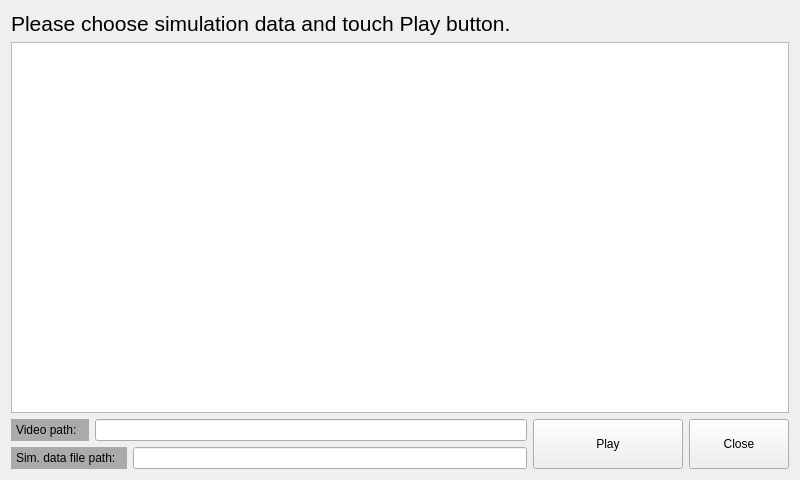
<?xml version="1.0" encoding="UTF-8"?>
<ui version="4.0">
 <class>Simulation</class>
 <widget class="QWidget" name="Simulation">
  <property name="windowModality">
   <enum>Qt::WindowModal</enum>
  </property>
  <property name="geometry">
   <rect>
    <x>0</x>
    <y>0</y>
    <width>800</width>
    <height>480</height>
   </rect>
  </property>
  <property name="minimumSize">
   <size>
    <width>0</width>
    <height>0</height>
   </size>
  </property>
  <property name="baseSize">
   <size>
    <width>740</width>
    <height>115</height>
   </size>
  </property>
  <property name="windowTitle">
   <string>Simulation</string>
  </property>
  <property name="styleSheet">
   <string notr="true"/>
  </property>
  <layout class="QGridLayout" name="gridLayout_2">
   <item row="0" column="0">
    <layout class="QVBoxLayout" name="verticalLayout" stretch="0,10,1">
     <item>
      <widget class="QLabel" name="label_2">
       <property name="font">
        <font>
         <pointsize>16</pointsize>
        </font>
       </property>
       <property name="text">
        <string>Please choose simulation data and touch Play button.</string>
       </property>
      </widget>
     </item>
     <item>
      <widget class="QListWidget" name="simDataList">
       <property name="cursor" stdset="0">
        <cursorShape>CrossCursor</cursorShape>
       </property>
       <property name="whatsThis">
        <string notr="true"/>
       </property>
       <property name="iconSize">
        <size>
         <width>80</width>
         <height>80</height>
        </size>
       </property>
       <property name="flow">
        <enum>QListView::LeftToRight</enum>
       </property>
       <property name="isWrapping" stdset="0">
        <bool>true</bool>
       </property>
       <property name="resizeMode">
        <enum>QListView::Adjust</enum>
       </property>
       <property name="spacing">
        <number>8</number>
       </property>
       <property name="viewMode">
        <enum>QListView::IconMode</enum>
       </property>
       <property name="uniformItemSizes">
        <bool>true</bool>
       </property>
      </widget>
     </item>
     <item>
      <layout class="QHBoxLayout" name="horizontalLayout">
       <property name="leftMargin">
        <number>0</number>
       </property>
       <property name="topMargin">
        <number>0</number>
       </property>
       <property name="rightMargin">
        <number>0</number>
       </property>
       <property name="bottomMargin">
        <number>0</number>
       </property>
       <item>
        <layout class="QVBoxLayout" name="verticalLayout_3">
         <property name="leftMargin">
          <number>0</number>
         </property>
         <property name="topMargin">
          <number>0</number>
         </property>
         <property name="rightMargin">
          <number>0</number>
         </property>
         <property name="bottomMargin">
          <number>0</number>
         </property>
         <item>
          <layout class="QHBoxLayout" name="horizontalLayout_3">
           <property name="leftMargin">
            <number>0</number>
           </property>
           <property name="topMargin">
            <number>0</number>
           </property>
           <property name="rightMargin">
            <number>0</number>
           </property>
           <property name="bottomMargin">
            <number>0</number>
           </property>
           <item>
            <widget class="QLabel" name="label">
             <property name="styleSheet">
              <string notr="true">background: #AAAAAA;
padding: 2px;
color: #000;
</string>
             </property>
             <property name="text">
              <string>Video path:  </string>
             </property>
            </widget>
           </item>
           <item>
            <widget class="QLineEdit" name="simDataPathLabel">
             <property name="readOnly">
              <bool>true</bool>
             </property>
            </widget>
           </item>
          </layout>
         </item>
         <item>
          <layout class="QHBoxLayout" name="horizontalLayout_4">
           <property name="leftMargin">
            <number>0</number>
           </property>
           <property name="topMargin">
            <number>0</number>
           </property>
           <property name="rightMargin">
            <number>0</number>
           </property>
           <property name="bottomMargin">
            <number>0</number>
           </property>
           <item>
            <widget class="QLabel" name="label_3">
             <property name="styleSheet">
              <string notr="true">background: #AAAAAA;
padding: 2px;
color: #000;
</string>
             </property>
             <property name="text">
              <string>Sim. data file path:  </string>
             </property>
            </widget>
           </item>
           <item>
            <widget class="QLineEdit" name="videoPathLabel">
             <property name="readOnly">
              <bool>true</bool>
             </property>
            </widget>
           </item>
          </layout>
         </item>
        </layout>
       </item>
       <item>
        <widget class="QPushButton" name="playBtn">
         <property name="sizePolicy">
          <sizepolicy hsizetype="Minimum" vsizetype="Expanding">
           <horstretch>0</horstretch>
           <verstretch>0</verstretch>
          </sizepolicy>
         </property>
         <property name="minimumSize">
          <size>
           <width>150</width>
           <height>0</height>
          </size>
         </property>
         <property name="text">
          <string>Play</string>
         </property>
        </widget>
       </item>
       <item>
        <widget class="QPushButton" name="closeBtn">
         <property name="sizePolicy">
          <sizepolicy hsizetype="Minimum" vsizetype="Expanding">
           <horstretch>0</horstretch>
           <verstretch>0</verstretch>
          </sizepolicy>
         </property>
         <property name="minimumSize">
          <size>
           <width>100</width>
           <height>0</height>
          </size>
         </property>
         <property name="text">
          <string>Close</string>
         </property>
        </widget>
       </item>
      </layout>
     </item>
    </layout>
   </item>
  </layout>
 </widget>
 <resources/>
 <connections/>
</ui>
